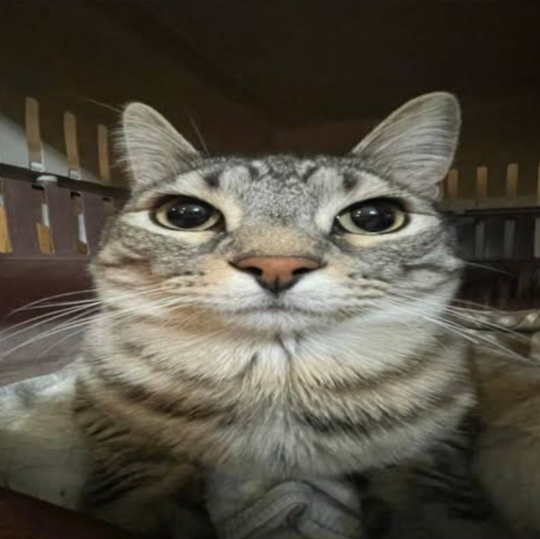
#> input picture Week 5/Lab 2/newcat.png, 1080 x 1077 px (shown at 1/2 size)
$ jupyter execute Lab2_SharapovaElizabet240372.ipynb
#> lines starting #> are read from the running program, lines starting #| are printed output that depends on the picture; after the words box and inside, x2 and y2 are one past the last pixel; in counts of white or black regions, pixels touching at a corner belong together
[cell 1]
import numpy as np
import cv2
import matplotlib.pyplot as plt

# Pure matplotlib display (no cv2 display or color conversion)
def show(img, title=None, cmap=None):
    plt.figure(figsize=(6,4))
    if img.ndim == 2:
        plt.imshow(img, cmap=cmap or "gray")
    else:
        plt.imshow(img)  # assume already RGB
    if title:
        plt.title(title)
    plt.axis("off")
    plt.show()

[cell 2]
image_data = cv2.imread("newcat.png", 0)
#> image_data: shape (1077, 1080); min 2, max 246, mean 80.4

plt.imshow(image_data, cmap="gray")
plt.title("Grayscale Image")
plt.axis("off")
plt.show()

[cell 3]
image_data.shape
#> Out = (1077, 1080)

[cell 4]
# initialize masks
mask1 = np.zeros(image_data.shape[:2], np.uint8)
mask2 = np.zeros(image_data.shape[:2], np.uint8)

# draw rectangles
cv2.rectangle(mask1, (90, 120), (380, 380), 255, -1)
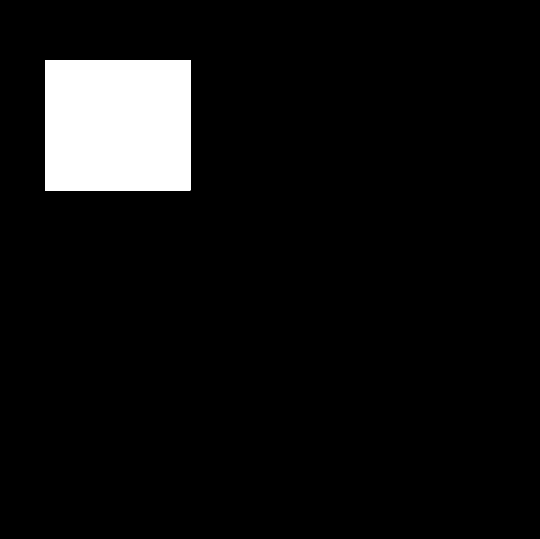
#> mask1: shape (1077, 1080) (shown at 1/2 size); 6.5% white; 1 white region, box (x1, y1, x2, y2) and area: (90, 120, 381, 381) 75951
cv2.rectangle(mask2, (350, 10), (635, 380), 255, -1)
#> mask2: shape (1077, 1080); 9.1% white; 1 white region, box (x1, y1, x2, y2) and area: (350, 10, 636, 381) 106106

# display using matplotlib
plt.figure(figsize=(10,5))

plt.subplot(1,2,1)
plt.imshow(mask1, cmap='gray')
plt.title("Mask 1")
plt.axis("off")

plt.subplot(1,2,2)
plt.imshow(mask2, cmap='gray')
plt.title("Mask 2")
plt.axis("off")

plt.tight_layout()
plt.show()

[cell 5]
# Shows only where they intersect
And = cv2.bitwise_and(mask1, mask2)

plt.figure(figsize=(5,5))
plt.imshow(And, cmap='gray')
plt.title("AND (Intersection)")
plt.axis("off")
plt.show()

[cell 6]
# Shows where either mask1 or mask2 is white
bitwiseOr = cv2.bitwise_or(mask1, mask2)

plt.figure(figsize=(5,5))
plt.imshow(bitwiseOr, cmap='gray')
plt.title("OR (Union)")
plt.axis("off")
plt.show()

[cell 7]
# Shows where either exists by itself (non-overlapping regions)
bitwiseXor = cv2.bitwise_xor(mask1, mask2)

plt.figure(figsize=(5,5))
plt.imshow(bitwiseXor, cmap='gray')
plt.title("XOR (Exclusive OR)")
plt.axis("off")
plt.show()

[cell 8]
# Shows everything that isn't part of mask1
bitwiseNot_sq = cv2.bitwise_not(mask1)

plt.figure(figsize=(5,5))
plt.imshow(bitwiseNot_sq, cmap='gray')
plt.title("NOT (Mask 1)")
plt.axis("off")
plt.show()

[cell 9]
# Invert mask2
bitwiseNot_ell = cv2.bitwise_not(mask2)

plt.figure(figsize=(5,5))
plt.imshow(bitwiseNot_ell, cmap='gray')
plt.title("NOT (Mask 2)")
plt.axis("off")
plt.show()

[cell 10]
# Apply mask1 to the original image
puppy = cv2.bitwise_and(image_data, image_data, mask=mask1)

# Convert BGR to RGB for correct color display
puppy_rgb = cv2.cvtColor(puppy, cv2.COLOR_BGR2RGB)

plt.figure(figsize=(6,6))
plt.imshow(puppy_rgb)
plt.title("Only Show Masked Region (Mask 1)")
plt.axis("off")
plt.show()

[cell 11]
# Apply mask2 to the original image
dog = cv2.bitwise_and(image_data, image_data, mask=mask2)

# Convert BGR to RGB for correct color display
dog_rgb = cv2.cvtColor(dog, cv2.COLOR_BGR2RGB)

plt.figure(figsize=(6,6))
plt.imshow(dog_rgb)
plt.title("Only Show Masked Region (Mask 2)")
plt.axis("off")
plt.show()

[cell 12]
# Apply intersection mask (And) to the original image
dog = cv2.bitwise_and(image_data, image_data, mask=And)

# Convert BGR to RGB
dog_rgb = cv2.cvtColor(dog, cv2.COLOR_BGR2RGB)

plt.figure(figsize=(6,6))
plt.imshow(dog_rgb)
plt.title("Intersection of Mask 1 & Mask 2")
plt.axis("off")
plt.show()

[cell 13]
# Apply OR mask to the original image
dog = cv2.bitwise_and(image_data, image_data, mask=bitwiseOr)

# Convert BGR → RGB for proper display
dog_rgb = cv2.cvtColor(dog, cv2.COLOR_BGR2RGB)

plt.figure(figsize=(6,6))
plt.imshow(dog_rgb)
plt.title("Union of Both Masks (Two Regions)")
plt.axis("off")
plt.show()

## TASK 1 — Create a circular mask (easy)

[cell 14]
def show(img, title="", cmap=None):
    plt.figure(figsize=(4,3))
    plt.imshow(img, cmap=cmap)
    plt.title(title)
    plt.axis("off")
    plt.tight_layout()
    plt.show()

img = cv2.imread("newcat.png", cv2.IMREAD_GRAYSCALE)
h, w = img.shape
#> h = 1077; w = 1080

mask = np.zeros((h, w), dtype=np.uint8)
cx, cy = w // 2, h // 2
#> cx = 540; cy = 538
r = min(h, w) // 4
#> r = 269
cv2.circle(mask, (cx, cy), r, 255, -1)
#> mask: shape (1077, 1080); 19.5% white; 1 white region, box (x1, y1, x2, y2) and area: (271, 269, 810, 808) 227301

# Apply mask
masked = cv2.bitwise_and(img, img, mask=mask)
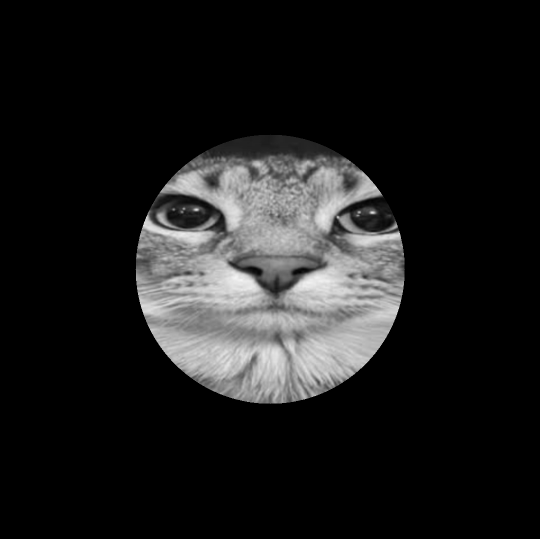
#> masked: shape (1077, 1080) (shown at 1/2 size); min 0, max 246, mean 28.2

# Display
show(img,    "Original",      cmap="gray")
show(mask,   "Mask",          cmap="gray")
show(masked, "Masked result", cmap="gray")

## TASK 2 — Reconstruct an image from selected bit-planes

[cell 15]
def show(img, title="", cmap=None):
    plt.figure(figsize=(4,3))
    plt.imshow(img, cmap=cmap)
    plt.title(title)
    plt.axis("off")
    plt.tight_layout()
    plt.show()

img = cv2.imread("newcat.png", cv2.IMREAD_GRAYSCALE)

# planes[i] contains only the i-th bit (values 0 or 1)
planes = [(img >> i) & 1 for i in range(8)]
#> planes = 8 items

recon = np.zeros_like(img, dtype=np.uint8)
for i in [7, 6, 5]:
    recon = recon + (planes[i].astype(np.uint8) << i)
#> this loop made 3 passes
#> pass 1, `recon = recon + (planes[i].astype(np.uint8) << i)`:
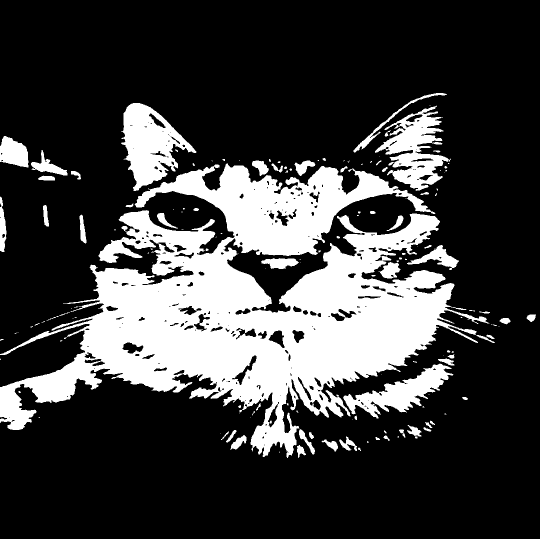
#> recon: shape (1077, 1080) (shown at 1/2 size); values 0 (black) and 128 (white), 24.5% white; 150 white regions (83 under 20 px), largest, box (x1, y1, x2, y2) and area: (0, 327, 990, 916) 233670, (242, 206, 393, 382) 13352, (750, 211, 902, 382) 11199

fig, axes = plt.subplots(1, 2, figsize=(10, 4))
axes[0].imshow(img,   cmap="gray"); axes[0].set_title("Original");              axes[0].axis("off")
axes[1].imshow(recon, cmap="gray"); axes[1].set_title("Reconstruction b7+b6+b5"); axes[1].axis("off")
plt.suptitle("Bit-plane Reconstruction Comparison", fontsize=13)
plt.tight_layout()
plt.show()

fig, axes = plt.subplots(1, 8, figsize=(20, 3))
for i in range(8):
    axes[i].imshow(planes[i], cmap="gray")
    axes[i].set_title(f"b{i}")
    axes[i].axis("off")
plt.suptitle("All 8 Bit-planes (b0=LSB, b7=MSB)", fontsize=13)
plt.tight_layout()
plt.show()
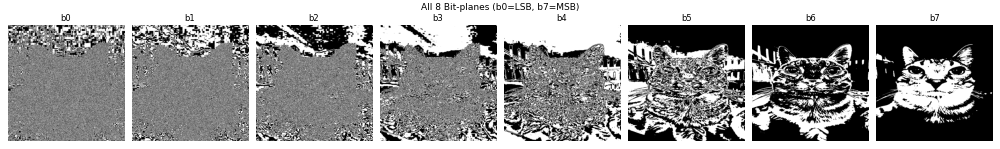
#> figure drawn by matplotlib, 8 panels

error = cv2.absdiff(img, recon)
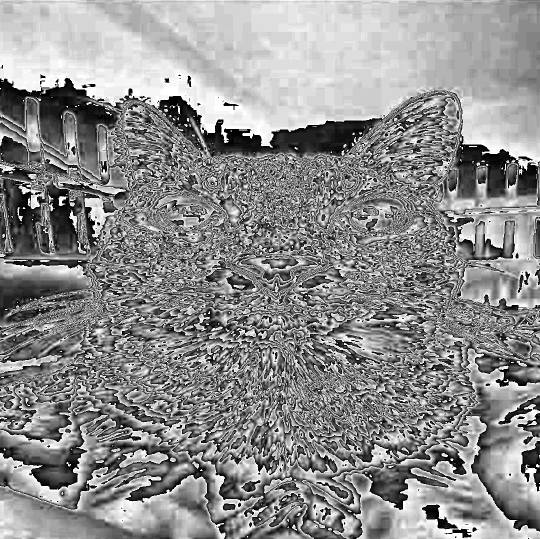
#> error: shape (1077, 1080) (shown at 1/2 size); min 0, max 31, mean 17.3; drawn with min black and max white
print(f"Max pixel error : {error.max()}")
#| Max pixel error : 31
print(f"Mean pixel error: {error.mean():.2f}")
#| Mean pixel error: 17.26
print(f"Planes used     : b7 (128) + b6 (64) + b5 (32) = max {128+64+32} intensity levels")

## TASK 3 — Histogram equalization comparison

[cell 16]
img = cv2.imread("newcat.png", cv2.IMREAD_GRAYSCALE)

eq    = cv2.equalizeHist(img)
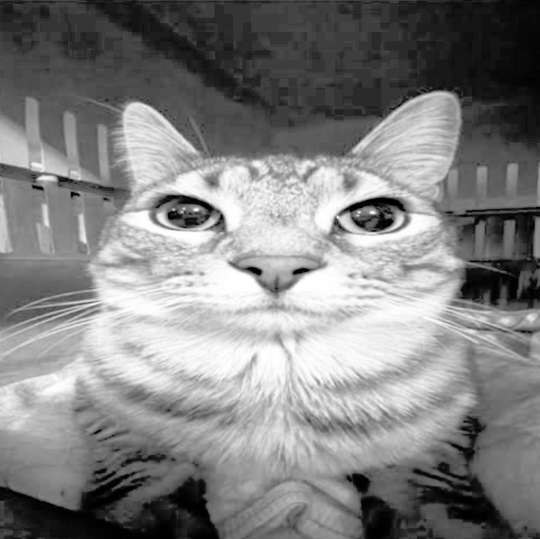
#> eq: shape (1077, 1080) (shown at 1/2 size); min 0, max 255, mean 128.8
clahe = cv2.createCLAHE(clipLimit=2.0, tileGridSize=(8, 8)).apply(img)
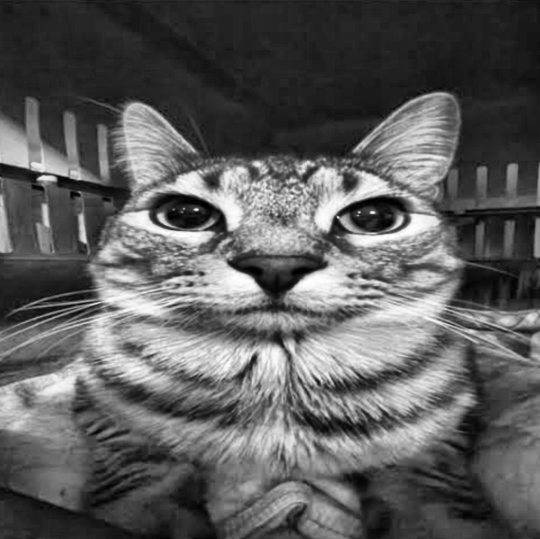
#> clahe: shape (1077, 1080) (shown at 1/2 size); min 0, max 254, mean 92.3

fig, axes = plt.subplots(1, 3, figsize=(14, 4))
for ax, image, title in zip(axes,
                             [img, eq, clahe],
                             ["Original", "equalizeHist", "CLAHE"]):
    ax.imshow(image, cmap="gray")
    ax.set_title(title, fontsize=13)
    ax.axis("off")
#> this loop made 3 passes
#> title on passes 1 to 3: 'Original', 'equalizeHist', 'CLAHE'
plt.suptitle("Image Comparison", fontsize=15)
plt.tight_layout()
plt.show()

fig, axes = plt.subplots(1, 3, figsize=(14, 4), sharey=False)
colors = ["steelblue", "tomato", "seagreen"]
labels = ["Original", "equalizeHist", "CLAHE"]

for ax, image, title, color in zip(axes, [img, eq, clahe], labels, colors):
    ax.hist(image.ravel(), bins=256, range=(0, 255), color=color, alpha=0.85)
    ax.set_title(f"Histogram: {title}", fontsize=12)
    ax.set_xlabel("Intensity")
    ax.set_ylabel("Count")
    ax.set_xlim(0, 255)
#> this loop made 3 passes

plt.suptitle("Histogram Comparison", fontsize=15)
plt.tight_layout()
plt.show()
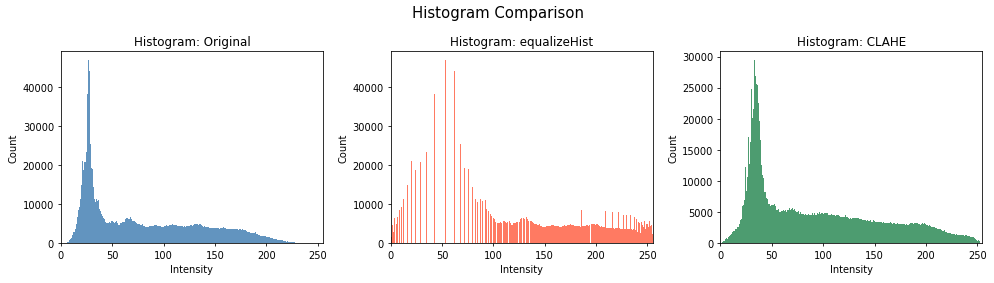
#> figure drawn by matplotlib, 3 panels; panel 1: tallest bar 46852 high, from x = 25.9 to 26.89; panel 2: tallest bar 46852 high, from x = 52.79 to 53.79; panel 3: tallest bar 29434 high, from x = 32.87 to 33.87

print(f"{'Method':<15} {'Min':>5} {'Max':>5} {'Std':>8} {'Mean':>8}")
print("-" * 45)
for image, label in zip([img, eq, clahe], labels):
    print(f"{label:<15} {image.min():>5} {image.max():>5} {image.std():>8.2f} {image.mean():>8.2f}")
#> this loop made 3 passes
#| Original            2   246    56.86    80.45
#| equalizeHist        0   255    72.78   128.75
#| CLAHE               0   254    63.14    92.34

## TASK 4 — Gamma sweep (very easy)

[cell 17]
def apply_gamma(img, gamma):
#> called with gamma = 0.6
    img_f = img.astype(np.float32) / 255.0
    out = np.power(img_f, gamma)
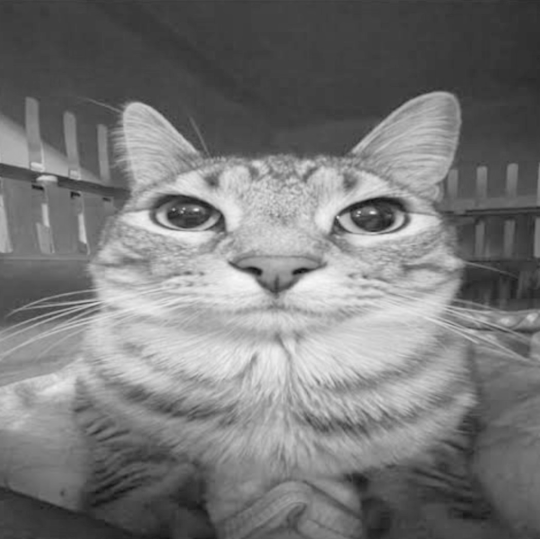
#> out: shape (1077, 1080) float32 (shown at 1/2 size); min 0.0545, max 0.979, mean 0.47
    return np.uint8(np.clip(out * 255.0, 0, 255))

img = cv2.imread("newcat.png", cv2.IMREAD_GRAYSCALE)

if img is None:
    raise ValueError("Image not found. Check the path.")

g_bright  = apply_gamma(img, 0.6)  # gamma < 1
g_same    = apply_gamma(img, 1.0)  # gamma = 1
g_darken  = apply_gamma(img, 1.8)  # gamma > 1
#> call 3 of apply_gamma, with gamma = 1.8
#> in apply_gamma (call 3), `out = np.power(img_f, gamma)`:
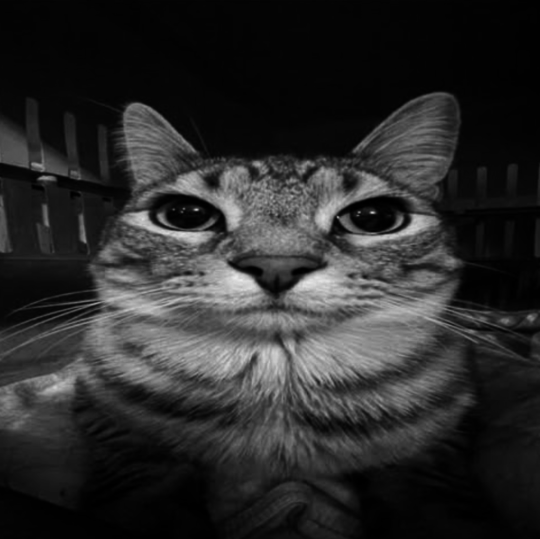
#> out: shape (1077, 1080) float32 (shown at 1/2 size); min 0.000162, max 0.937, mean 0.17

fig, axes = plt.subplots(1, 4, figsize=(14, 4))

axes[0].imshow(img, cmap="gray")
axes[0].set_title("Original")
axes[0].axis("off")

axes[1].imshow(g_bright, cmap="gray")
axes[1].set_title("Gamma = 0.6 (brighten)")
axes[1].axis("off")

axes[2].imshow(g_same, cmap="gray")
axes[2].set_title("Gamma = 1.0 (no change)")
axes[2].axis("off")

axes[3].imshow(g_darken, cmap="gray")
axes[3].set_title("Gamma = 1.8 (darken)")
axes[3].axis("off")

plt.tight_layout()
plt.show()
